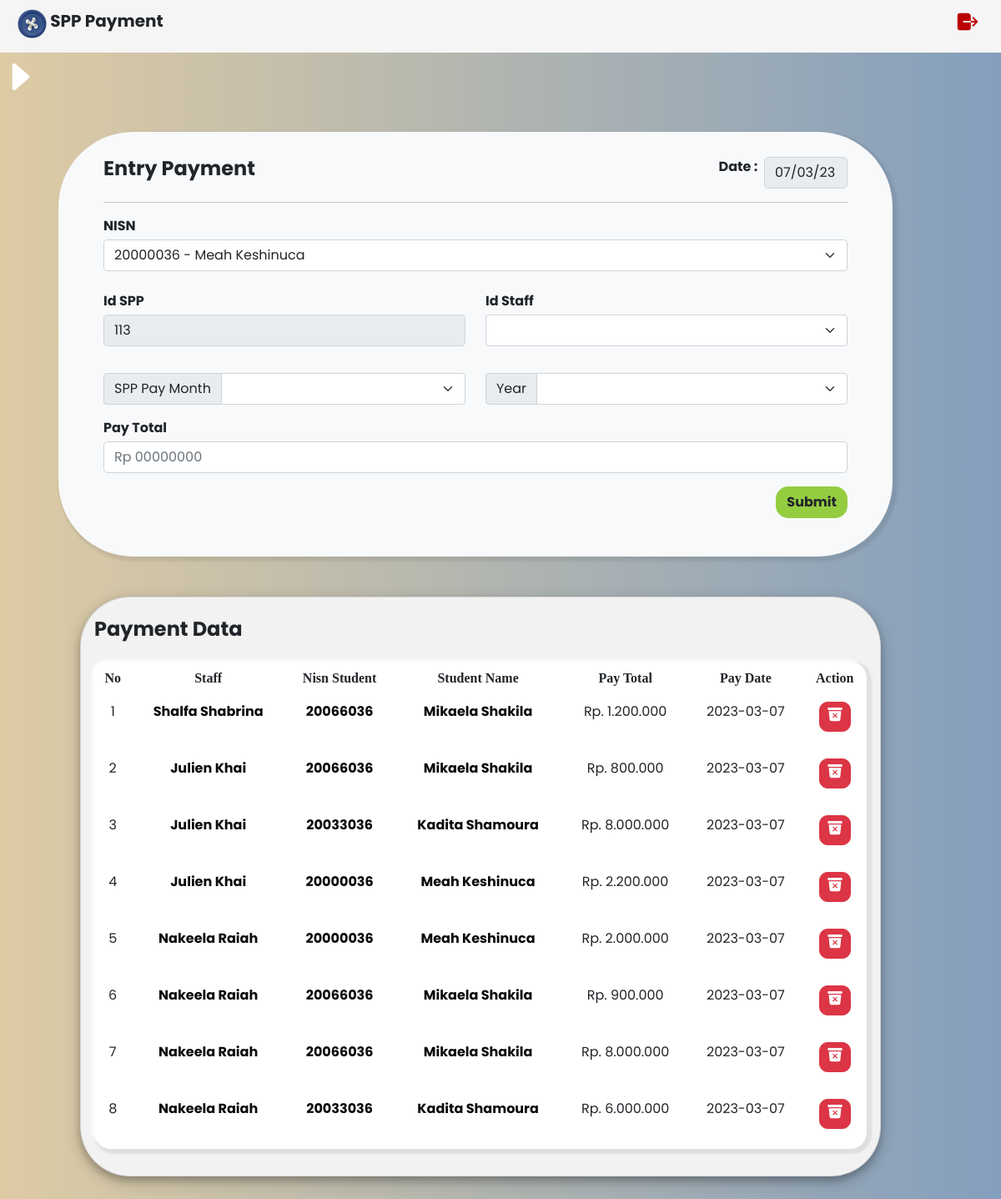
Page /ash/admin/payment.php?nisn=20000036 on the committed database.
### tables this page shows
CREATE TABLE `student` (
  `nisn` char(10) NOT NULL,
  `nis` char(8) NOT NULL,
  `name` varchar(35) NOT NULL,
  `img` varchar(50) NOT NULL,
  `idcls` int(11) NOT NULL,
  `address` text NOT NULL,
  `phoneno` varchar(13) NOT NULL,
  `idspp` int(11) NOT NULL
);

CREATE TABLE `payment` (
  `idpay` int(11) NOT NULL,
  `idstaff` int(11) NOT NULL,
  `nisn` varchar(10) NOT NULL,
  `paydate` date NOT NULL,
  `paymonth` varchar(8) NOT NULL,
  `payyear` varchar(4) NOT NULL,
  `idspp` int(11) NOT NULL,
  `payamount` varchar(50) NOT NULL
);

CREATE TABLE `staff` (
  `idstaff` int(11) NOT NULL,
  `namest` varchar(35) NOT NULL,
  `username` varchar(25) NOT NULL,
  `password` varchar(32) NOT NULL,
  `img` varchar(50) NOT NULL,
  `level` enum('admin','staff') NOT NULL
);

### ash/admin/payment.php (the view, shortened to what this page needs)
<?php
include('../connect.php');
$query = $maru->query('SELECT * FROM staff')->fetchAll();
$nisn = "";
if(isset($_GET['nisn'])){
  $nisn = $_GET['nisn'];
  $query = $maru->query("SELECT * FROM student where nisn='$nisn'")->fetch();
}
?>
<!DOCTYPE html>
<html lang="en">
<head>
    <link href="https://cdn.jsdelivr.net/npm/bootstrap@5.0.2/dist/css/bootstrap.min.css" rel="stylesheet">
</head>
<body>
  <ul id="en">
    <img src="../totoro.png" class="img" width="35" height="35"> SPP Payment
    <a href="../logout.php" onclick="return confirm('Are You Sure?')" class="txt"><ion-icon name="log-out"></ion-icon></a>
  </ul>
  <span onclick="openNav()" class="to" ><ion-icon name="caret-forward"></ion-icon></span>
  <div id="main">
  <div class="container">
      <div class="row">
         <div class="col bg-light ivory">
            <div class="container-fluid">
            <form action="cre-enpay.php" method="post">
            <div class="row">
                <div class="col">
                    <h4 class="fw-bold">Entry Payment</h4>
                </div>
                <div class="col text-end">
                    <span class="fw-bold">Date : </span>&nbsp;<input type="text" name="paydate" value="<?php echo date('d/m/y')?>" style="width:100px;float:right" class="form-control rounded-3" readonly>
                </div>
            </div>
                <hr class="divider">
                <div class="mb-3 mt-2">
                <label for="form-label" class="fw-bold mb-1">NISN</label>
                        <select name="nisn" id="nisn" class="form-select" required onChange="getNisnSiswa()">
                          <?php $datas = $maru->query('SELECT * FROM student')->fetchAll();
                            foreach ($datas as $data) :?>
                                <option value="<?php echo $data['nisn']?>" <?=  $data['nisn'] === $nisn ? 'selected' : '' ?>><?php echo $data['nisn']?> - <?php echo $data['name']?></option>
                          <?php endforeach ?>
                        </select>
                </div>
                <div class="row">
                    <div class="col mt-2 mb-3">
                        <label for="form-label" class="fw-bold mb-1">Id SPP</label>
                        <input type="text" name="idspp" class="form-control rounded-3" value="<?= $nisn !== '' ? $query['idspp'] : '' ?>" readonly>
                    </div>
                    <div class="col mt-2 mb-3">
                        <label for="form-label" class="fw-bold mb-1">Id Staff</label>
                        <select name="idstaff" class="form-select" required>
                              <option selected></option>
                            <?php $query = $maru->query('SELECT * FROM staff')->fetchAll();
                            foreach ($query as $query) :?>
                                <option value="<?php echo $query['idstaff']?>"><?php echo $query['idstaff']?> - <?= $query['namest']?></option>
                            <?php endforeach ?>
                        </select>
                    </div>
                </div>
                <div class="row">
                    <div class="col input-group mb-3 mt-3">
                    <label class="input-group-text">
                            SPP Pay Month
                    </label>
                    <select class="form-select" name="paymonth">
                      <option selected></option>
                      <option value="1">January</option>
                    </select>
                    </div>
                    <div class="col input-group mb-3 mt-3">
                        <label class="input-group-text">Year</label>
                        <select name="payyear" class="form-select" size="1">
                          <option selected></option>
                            <?php
                                for ($i=1999;$i<=2025;$i++){
                                    echo "<option value=".$i.">".$i."</option>";
                                }
                            ?>
                        </select>
                    </div>
                </div>
                <div class="mb-3">
                    <label for="form-label" class="fw-bold mb-1">Pay Total</label>
                    <input type="name" name="payamount" id="rupiah" class="form-control rounded-3" placeholder="Rp 00000000" required>
                </div>
                <div class="mb-3">
                    <button type="submit" class="mb-3 btn btn fw-bold" style="float:right;border-radius:15px;background-color:#95CD41">Submit</button>
                </div>
            </form>
            </div>
         </div>
      </div>
    </div>
    <div class="container-fluid">
        <div class="row">
            <div class="col">
              <div class="container table-responsive">
                <div class="d-grip gap-2 col-12">
                <div class="card mt-5 mb-5"  style="width: 60rem;">
                <div class="card-body">
                <div class="card-tittle mt-2"><h4 class="fw-bold">Payment Data</h4></div>
                <table class="table table-borderless table-hover mt-4 text-center" style="border-radius: 20px;background:#fff;box-shadow: 3px 3px 3px 3px rgba(0, 0, 0, 0.08),
                -3px -3px 3px #fff;;">
                <thead>
                    <tr style="font-family: 'DM Serif Display', serif;" class="fw-bold">
                        <th scope="col">No</th>
                        <th scope="col">Staff</th>
                        <th scope="col">Nisn Student</th>
                        <th scope="col">Student Name</th>
                        <th scope="col">Pay Total</th>
                        <th scope="col">Pay Date</th>
                        <th scope="col">Action</th>
                    </tr>
                </thead>
                <?php
                    $query = $maru->query('SELECT staff.namest, payment.idpay, payment.nisn, student.name, payment.payamount, payment.paydate FROM ((payment INNER JOIN staff ON payment.idstaff = staff.idstaff) INNER JOIN student ON payment.nisn = student.nisn);')->fetchAll();
                    $no=1;
                    foreach ($query as $query):?>
                <tbody>
                    <tr>
                        <td><?php echo $no;$no++; ?></td>
                        <td><a href="staff.php" class="hover-1 fw-bold" style="text-decoration: none;"><?=$query['namest']?></a></td>
                        <td><a href="student.php" class="hover-1 fw-bold" style="text-decoration: none;"><?=$query['nisn']?></a></td>
                        <td><a href="student.php" class="hover-1 fw-bold" style="text-decoration: none;"><?=$query['name']?></a></td>
                        <td><?=$query['payamount']?></td>
                        <td><?=$query['paydate']?></td>
                        <td>
                            <a href="del-enpay.php?idpay=<?=$query['idpay'];?>" class="btn btn-danger mb-3 btn-sm text-white" style="border-radius:10px"><ion-icon name="trash-bin" class="text-center" style="font-size: 20px;"></ion-icon></a>
                        </td>
                    </tr>
                </tbody>
                <?php endforeach ?>
                </table>
                </div>
                </div>
                </div>
             </div>
        </div>
    </div>
  </div>
</body>
</html>

### ash/admin/payment.php (style rules this page uses)
#main { transition: margin-left .5s; padding: 20px; }
#en { transition: margin-left .5s; padding: 5px; }
.to { font-size: 50px; color: white; }
ul { list-style-type: none; margin: 0; padding: 0; overflow: hidden; font-size: 20px; font-weight: bold; background-color: #f5f5f5; }
.img { margin-top: 6px; margin-left: 16px; margin-bottom: 2px; }
body { font-family: 'Poppins', sans-serif; background-image: linear-gradient(to right, #DECBA4, #849FBD); }
.txt { float: right; color: #ba0000; text-decoration: none; margin-top: 4px; margin-bottom: 4px; font-size: 30px; margin-right: 20px; }
.ivory { max-width: 1000px; padding: 30px 30px 30px 30px; background-color: #f2f2f2; border-radius: 90px; box-shadow: 3px 3px 3px 3px rgba(0, 0, 0, 0.08), -3px -3px 3px transparent; margin-left: 40px; }
.card { background-color: #f2f2f2; border-radius: 60px; box-shadow: 0 5px 9px 0 rgba(1, 2, 1, 0.2), 0 6px 20px 0 rgba(0, 0, 0, 0.20); margin-left: 40px; }
.hover-1 { color:#0b0b0b; }

### rows in the picture
student: idspp "113"
payment: idstaff.namest "Shalfa Shabrina", nisn "20066036", nisn.name "Mikaela Shakila", payamount "Rp. 1.200.000", paydate "2023-03-07"
payment: idstaff.namest "Julien Khai", nisn "20066036", nisn.name "Mikaela Shakila", payamount "Rp. 800.000", paydate "2023-03-07"
payment: idstaff.namest "Julien Khai", nisn "20033036", nisn.name "Kadita Shamoura", payamount "Rp. 8.000.000", paydate "2023-03-07"
payment: idstaff.namest "Julien Khai", nisn "20000036", nisn.name "Meah Keshinuca", payamount "Rp. 2.200.000", paydate "2023-03-07"
payment: idstaff.namest "Nakeela Raiah", nisn "20000036", nisn.name "Meah Keshinuca", payamount "Rp. 2.000.000", paydate "2023-03-07"
payment: idstaff.namest "Nakeela Raiah", nisn "20066036", nisn.name "Mikaela Shakila", payamount "Rp. 900.000", paydate "2023-03-07"
payment: idstaff.namest "Nakeela Raiah", nisn "20066036", nisn.name "Mikaela Shakila", payamount "Rp. 8.000.000", paydate "2023-03-07"
payment: idstaff.namest "Nakeela Raiah", nisn "20033036", nisn.name "Kadita Shamoura", payamount "Rp. 6.000.000", paydate "2023-03-07"

### other values in the picture
form field nisn "20000036 - Meah Keshinuca"
